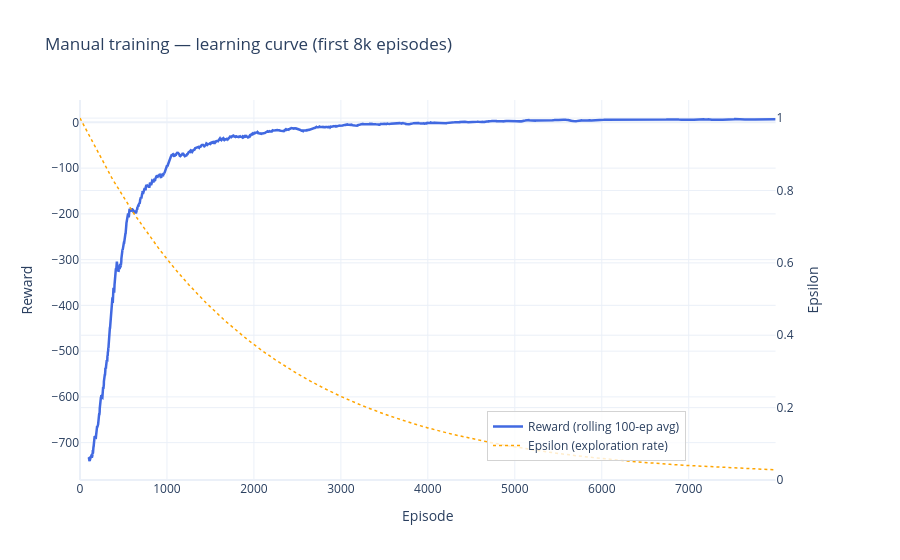

Write notebook code for a chart like this one.
### Markdown cell above
### Learning curve

The reward climbs steeply in the first few thousand episodes as the agent learns the basics, then flattens once it has a solid policy. The epsilon curve (right axis) shows how exploration fades over time — by episode 5k the agent is mostly exploiting what it knows.

### Code cell
def plot_learning_curve(window=100):
    # Focus on the interesting part: episodes 0-8000 where learning actually happens.
    # After that the curve is flat and there's nothing new to see.
    cutoff = 8_000

    smoothed = pd.Series(rewards).rolling(window).mean()

    fig = make_subplots(specs=[[{"secondary_y": True}]])
    fig.add_trace(
        go.Scatter(
            x=list(range(cutoff)),
            y=smoothed[:cutoff],
            name=f"Reward (rolling {window}-ep avg)",
            line=dict(color="royalblue", width=2.5)
        ),
        secondary_y=False
    )
    fig.add_trace(
        go.Scatter(
            x=list(range(cutoff)),
            y=epsilons[:cutoff],
            name="Epsilon (exploration rate)",
            line=dict(color="orange", width=1.5, dash="dot")
        ),
        secondary_y=True
    )
    fig.update_layout(
        title="Manual training — learning curve (first 8k episodes)",
        xaxis_title="Episode",
        template="plotly_white",
        legend=dict(x=0.55, y=0.05, bgcolor="rgba(255,255,255,0.8)", bordercolor="lightgrey", borderwidth=1)
    )
    fig.update_yaxes(title_text="Reward", secondary_y=False)
    fig.update_yaxes(title_text="Epsilon", secondary_y=True, range=[0, 1.05])
    fig.show()

plot_learning_curve(window=100)

### Figure 1 — Plotly figure (JSON) as saved in the notebook; plotly's stock layout.template omitted (floating-point values rounded to 4 significant figures; data arrays with more than 128 entries replaced by an {"elided": "..."} marker saying what was removed)
{"data": [{"line": {"color": "royalblue", "width": 2.5}, "name": "Reward (rolling 100-ep avg)", "type": "scatter", "x": {"elided": "8000 int values"}, "xaxis": "x", "y": {"elided": "8000 float values"}, "yaxis": "y"}, {"line": {"color": "orange", "dash": "dot", "width": 1.5}, "name": "Epsilon (exploration rate)", "type": "scatter", "x": {"elided": "8000 int values"}, "xaxis": "x", "y": {"elided": "8000 float values"}, "yaxis": "y2"}], "layout": {"legend": {"bgcolor": "rgba(255,255,255,0.8)", "bordercolor": "lightgrey", "borderwidth": 1, "x": 0.55, "y": 0.05}, "title": {"text": "Manual training — learning curve (first 8k episodes)"}, "xaxis": {"anchor": "y", "domain": [0, 0.94], "title": {"text": "Episode"}}, "yaxis": {"anchor": "x", "domain": [0, 1], "title": {"text": "Reward"}}, "yaxis2": {"anchor": "x", "overlaying": "y", "range": [0, 1.05], "side": "right", "title": {"text": "Epsilon"}}}}
